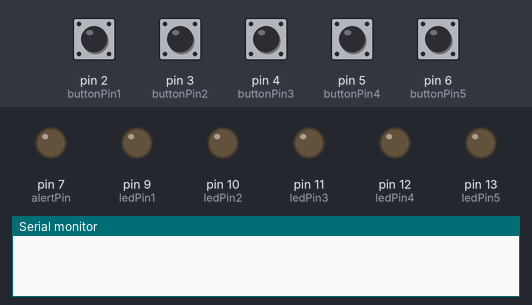
Bench run of a sketch on a simulated Arduino Uno, built with avr-gcc and run on an emulated ATmega328P. Parts: output pins drawn as LEDs (lit = HIGH), the last lines printed to the serial monitor. Dashed ring = blinking. Inputs (shaded band) come from the test bench; at power-on: pin 2 (buttonPin1), pin 3 (buttonPin2), pin 4 (buttonPin3), pin 5 (buttonPin4), pin 6 (buttonPin5) LOW.

Above: at 8.3 s.
8.4 s: pin 3 (buttonPin2) pulled HIGH for 0.15 s
At 11.13 s:
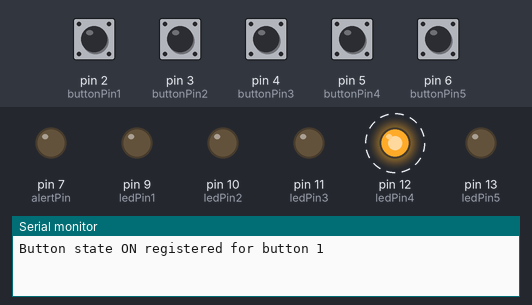
At 11.88 s:
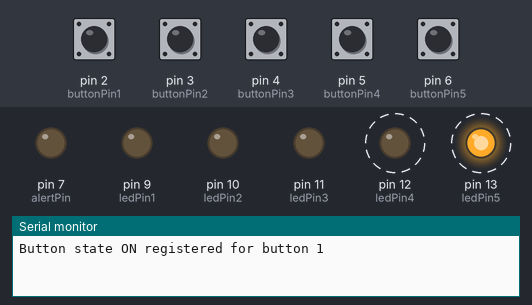
Timing chart, 0 to 17.3 s (numbered marks = the images above; inputs shaded):
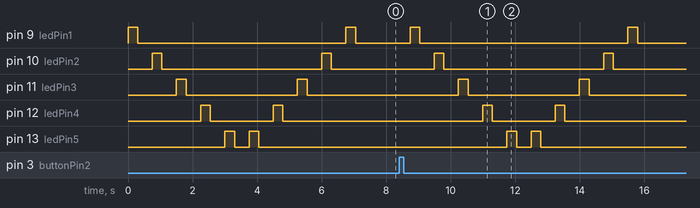

Measured:
- after the input at 8.4 s, pin 9 (ledPin1): alternates HIGH for 0.30 s and LOW for 6.5 s, starting after 0.34 s; pin 10 (ledPin2): alternates HIGH for 0.30 s and LOW for 5.0 s, starting after 1.1 s
- by itself, pin 9 (ledPin1): alternates HIGH for 0.30 s and LOW for 6.5 s
- by itself, pin 10 (ledPin2): alternates HIGH for 0.30 s and LOW for 5.0 s
- by itself, pin 11 (ledPin3): alternates HIGH for 0.30 s and LOW for 3.5 s
- by itself, pin 12 (ledPin4): alternates HIGH for 0.30 s and LOW for 2.0 s, 4 changes in all, then stays LOW

The sketch:

Simon2.ino
```cpp
#define MAX_CHALLENGE_LENGTH  10      // maximum number of elements in sequence array
#define SOUND_CORRECT 0       // mode control to command audio sound signifying correct response
#define SOUND_INCORRECT 1     // mode control to command audio sound signifying correct response
#define SOUND_SUCCESSFUL_ROUND 2  // audio to signify successful round
#define END_OF_CHALLENGE_FLAG 99  // signifies end of challenge array
#define NUM_BUTTONS 5             // number of player buttons

  int iReading1 = 0;
  int iReading2 = 0;
  int iReading3 = 0;
  int iReading4 = 0;
  int iReading5 = 0;

  int iPrevReading1 = 0;
  int iPrevReading2 = 0;
  int iPrevReading3 = 0;
  int iPrevReading4 = 0;
  int iPrevReading5 = 0;

  int iResponseIndex = 0;

int buttonPins[NUM_BUTTONS] = {2, 3, 4, 5, 6};
const int ledPins[NUM_BUTTONS] = {9, 10, 11, 12, 13};


// constants won't change. They're used here to set pin numbers:
const int buttonPin1 = 2;     // the number of the pushbutton pin
const int buttonPin2 = 3;     // the number of the pushbutton pin
const int buttonPin3 = 4;     // the number of the pushbutton pin
const int buttonPin4 = 5;     // the number of the pushbutton pin
const int buttonPin5 = 6;     // the number of the pushbutton pin

const int alertPin = 7;       // sonalert
const int ledPin1 =  9;      // the number of the LED pin
const int ledPin2 =  10;      // the number of the LED pin
const int ledPin3 =  11;      // the number of the LED pin
const int ledPin4 =  12;      // the number of the LED pin
const int ledPin5 =  13;      // the number of the LED pin


const unsigned int debounceDelay = 150;
int challengeSequence[MAX_CHALLENGE_LENGTH+1];           //light sequence array, reserve one space for end flag

int iResponses[MAX_CHALLENGE_LENGTH];         // array to hold sequence of responses


unsigned long PositiveTransitionTime1;      // point in time where transition was detected
unsigned long PositiveTransitionTime2;      // point in time where transition was detected
unsigned long PositiveTransitionTime3;      // point in time where transition was detected
unsigned long PositiveTransitionTime4;      // point in time where transition was detected
unsigned long PositiveTransitionTime5;      // point in time where transition was detected


unsigned long previousMillis1 = 0;   // save point in time
unsigned long previousMillis2 = 0;   // save point in time
unsigned long previousMillis3 = 0;   // save point in time
unsigned long previousMillis4 = 0;   // save point in time
unsigned long previousMillis5 = 0;   // save point in time


// variables will change:
int button1State = 0;         // variable for reading the pushbutton status
int button2State = 0;         // variable for reading the pushbutton status
int button3State = 0;         // variable for reading the pushbutton status
int button4State = 0;         // variable for reading the pushbutton status
int button5State = 0;         // variable for reading the pushbutton status

bool bDisplaySeqn = true;     // displays light sequence when true, waits for response when false


bool bButton1 = false;
bool bButton2 = false;
bool bButton3 = false;
bool bButton4 = false;
bool bButton5 = false;


struct ResponseStruct{
  int iReading;
  int iPrevReading;
  unsigned long PositiveTransitionTime;
  unsigned long PreviousMillis;
  bool bButtonState;
};

ResponseStruct Responses[MAX_CHALLENGE_LENGTH];


void setup() {
  // initialize the LED pins as an output:
  pinMode(ledPin1, OUTPUT);
  pinMode(ledPin2, OUTPUT);
  pinMode(ledPin3, OUTPUT);
  pinMode(ledPin4, OUTPUT);
  pinMode(ledPin5, OUTPUT);

  pinMode(alertPin, OUTPUT);

  // initialize the pushbutton pin as an input:
  pinMode(buttonPin1, INPUT);
  pinMode(buttonPin2, INPUT);
  pinMode(buttonPin3, INPUT);
  pinMode(buttonPin4, INPUT);
  pinMode(buttonPin5, INPUT);

  Serial.begin(9600);
}

void loop() {

  if (bDisplaySeqn){
    // setup sequence
    for(int i = 0; i < MAX_CHALLENGE_LENGTH + 1; i++) challengeSequence[i] = END_OF_CHALLENGE_FLAG;
    challengeSequence[0] = ledPin1;
    challengeSequence[1] = ledPin2;
    challengeSequence[2] = ledPin3;
    challengeSequence[3] = ledPin4;
    challengeSequence[4] = ledPin5;
    challengeSequence[5] = ledPin5;
    challengeSequence[6] = ledPin4;
    challengeSequence[7] = ledPin3;
    challengeSequence[8] = ledPin2;
    challengeSequence[9] = ledPin1;

    // display sequence
    DisplaySequence(challengeSequence, 300);
    bDisplaySeqn = false;

    // prepare to receive responses
    iResponseIndex = 0;     // initialize index which stores series of responses

    // initialize button response booleans
    /**
    bButton1 = false;
    bButton2 = false;
    bButton3 = false;
    bButton4 = false;
    bButton5 = false;
    **/

    for(int i = 0; i<NUM_BUTTONS; i++) Responses[i].bButtonState = false;


  }
  else
  {
  // wait for response

  // read the state of the pushbuttons
  iReading1 = digitalRead(buttonPin1);
  iReading2 = digitalRead(buttonPin2);
  iReading3 = digitalRead(buttonPin3);
  iReading4 = digitalRead(buttonPin4);
  iReading5 = digitalRead(buttonPin5);


for(int j = 0; j<NUM_BUTTONS; j++)
{

  /*
   * Process Buttons
   *
   */
  Responses[j].iReading = digitalRead(buttonPins[j]);
  if ((Responses[j].iReading == HIGH) && (Responses[j].iPrevReading == LOW)) {
    // get time of newly detected high state
    Responses[j].PositiveTransitionTime = millis();
  }
  // button has been pushed for at least one cycle,  accumulate time until we reach threshold
  else if ((Responses[j].iReading == HIGH) && (Responses[j].iPrevReading == HIGH)){
    if (((millis() - Responses[j].PositiveTransitionTime) > debounceDelay && (Responses[j].bButtonState == false))) {
         Responses[j].bButtonState = true;
         Serial.print("Button state ON registered for button ");
         Serial.println(j);
         if(iResponseIndex < MAX_CHALLENGE_LENGTH){
          iResponses[iResponseIndex] = ledPins[j];             // record activation of button
          if(challengeSequence[iResponseIndex] == ledPins[j]){  // Requested button matches button played
            SoundFeedback(SOUND_CORRECT);                   // provide affirmative sound
            digitalWrite(ledPins[j], HIGH);                    // light LED
          }
          else{
            SoundFeedback(SOUND_INCORRECT);
            bDisplaySeqn = true;                            // player fails this round, redisplay challenge
          }
          // we have a response
          iResponseIndex++;                                 // prepare to store next response
         }
         else
         {
            // guard against this...
            Serial.println("MAX_CHALLENGE_LENGTH exceeded");
            SoundFeedback(SOUND_INCORRECT);
            SoundFeedback(SOUND_INCORRECT);
            SoundFeedback(SOUND_INCORRECT);
         }
    }
  }
  else if ((Responses[j].iReading == LOW) && (Responses[j].iPrevReading == HIGH)){
    Responses[j].bButtonState = false;      // player has released the button, reset to allow it to be registered again
    digitalWrite(ledPins[j], LOW);                    // extinguish LED
    // check for end of sequence
    if(challengeSequence[iResponseIndex] == END_OF_CHALLENGE_FLAG) bDisplaySeqn = true;  // exit responses and display new challenge
  }

  Responses[j].iPrevReading = Responses[j].iReading;  // save current reading as previous
 }


/********************************************************

  // process button 1
  if ((iReading1 == HIGH) && (iPrevReading1 == LOW)) {
    // get time of newly detected high state
    PositiveTransitionTime1 = millis();
  }
  // button has been pushed for at least one cycle,  accumulate time until we reach threshold
  else if ((iReading1 == HIGH) && (iPrevReading1 == HIGH)){
    if (((millis() - PositiveTransitionTime1) > debounceDelay && (bButton1 == false))) {
         bButton1 = true;
         Serial.println("Button 1 ON state registered");
         if(iResponseIndex < MAX_CHALLENGE_LENGTH){
          iResponses[iResponseIndex] = ledPin1;             // record activation of button
          if(challengeSequence[iResponseIndex] == ledPin1){  // Requested button matches button played
            SoundFeedback(SOUND_CORRECT);                   // provide affirmative sound
            digitalWrite(ledPin1, HIGH);                    // light LED
          }
          else{
            SoundFeedback(SOUND_INCORRECT);
            bDisplaySeqn = true;                            // player fails this round, redisplay challenge
          }
          // we have a response
          iResponseIndex++;                                 // prepare to store next response
         }
         else
         {
            // guard against this...
            Serial.println("MAX_CHALLENGE_LENGTH exceeded");
            SoundFeedback(SOUND_INCORRECT);
            SoundFeedback(SOUND_INCORRECT);
            SoundFeedback(SOUND_INCORRECT);
         }
    }
  }
  else if ((iReading1 == LOW) && (iPrevReading1 == HIGH)){
    bButton1 = false;      // player has released the button, reset to allow it to be registered again
    digitalWrite(ledPin1, LOW);                    // extinguish LED
    // check for end of sequence
    if(challengeSequence[iResponseIndex] == END_OF_CHALLENGE_FLAG) bDisplaySeqn = true;  // exit responses and display new challenge
  }


  // process button 2
  if ((iReading2 == HIGH) && (iPrevReading2 == LOW)) {
    // get time of newly detected high state
    PositiveTransitionTime2 = millis();
  }
  // button has been pushed for at least one cycle,  accumulate time until we reach threshold
  else if ((iReading2 == HIGH) && (iPrevReading2 == HIGH)){
    if (((millis() - PositiveTransitionTime2) > debounceDelay && (bButton2 == false))) {
         bButton2 = true;
         Serial.println("Button 2 ON state registered");
         if(iResponseIndex < MAX_CHALLENGE_LENGTH){
          iResponses[iResponseIndex] = ledPin2;             // record activation of button
          if(challengeSequence[iResponseIndex] == ledPin2){  // Requested button matches button played
            SoundFeedback(SOUND_CORRECT);
            digitalWrite(ledPin2, HIGH);                    // light LED
          }
          else{
            SoundFeedback(SOUND_INCORRECT);
            bDisplaySeqn = true;                            // player fails this round, redisplay challenge
          }
          iResponseIndex++;                                 // prepare to store next response
         }
         else
         {
            // guard against this...
            Serial.println("MAX_CHALLENGE_LENGTH exceeded");
            SoundFeedback(SOUND_INCORRECT);
            SoundFeedback(SOUND_INCORRECT);
            SoundFeedback(SOUND_INCORRECT);
         }
    }
  }
  else if ((iReading2 == LOW) && (iPrevReading2 == HIGH)){
    bButton2 = false;      // player has released the button, reset to allow it to be registered again
    digitalWrite(ledPin2, LOW);                    // extinguish LED
    // check for end of sequence
    if(challengeSequence[iResponseIndex] == END_OF_CHALLENGE_FLAG) bDisplaySeqn = true;  // exit responses and display new challenge

  }


  // process button 3
  if ((iReading3 == HIGH) && (iPrevReading3 == LOW)) {
    // get time of newly detected high state
    PositiveTransitionTime3 = millis();
  }
  // button has been pushed for at least one cycle,  accumulate time until we reach threshold
  else if ((iReading3 == HIGH) && (iPrevReading3 == HIGH)){
    if (((millis() - PositiveTransitionTime3) > debounceDelay && (bButton3 == false))) {
         bButton3 = true;
         Serial.println("Button 3 ON state registered");
         if(iResponseIndex < MAX_CHALLENGE_LENGTH){
          iResponses[iResponseIndex] = ledPin3;             // record activation of button
          if(challengeSequence[iResponseIndex] == ledPin3){  // Requested button matches button played
            SoundFeedback(SOUND_CORRECT);
            digitalWrite(ledPin3, HIGH);                    // light LED
          }
          else{
            SoundFeedback(SOUND_INCORRECT);
            bDisplaySeqn = true;                            // player fails this round, redisplay challenge
          }
          iResponseIndex++;                                 // prepare to store next response
         }
         else
         {
            // guard against this...
            Serial.println("MAX_CHALLENGE_LENGTH exceeded");
            SoundFeedback(SOUND_INCORRECT);
            SoundFeedback(SOUND_INCORRECT);
            SoundFeedback(SOUND_INCORRECT);
         }
    }
  }
  else if ((iReading3 == LOW) && (iPrevReading3 == HIGH)){
    bButton3 = false;                 // player has released the button, reset to allow it to be registered again
    digitalWrite(ledPin3, LOW);       // extinguish LED
    // check for end of sequence
    if(challengeSequence[iResponseIndex] == END_OF_CHALLENGE_FLAG) bDisplaySeqn = true;  // exit responses and display new challenge
  }


  // process button 4
  if ((iReading4 == HIGH) && (iPrevReading4 == LOW)) {
    // get time of newly detected high state
    PositiveTransitionTime4 = millis();
  }
  // button has been pushed for at least one cycle,  accumulate time until we reach threshold
  else if ((iReading4 == HIGH) && (iPrevReading4 == HIGH)){
    if (((millis() - PositiveTransitionTime4) > debounceDelay && (bButton4 == false))) {
         bButton4 = true;
         Serial.println("Button 4 ON state registered");
         if(iResponseIndex < MAX_CHALLENGE_LENGTH){
          iResponses[iResponseIndex] = ledPin4;             // record activation of button
          if(challengeSequence[iResponseIndex] == ledPin4){  // Requested button matches button played
            SoundFeedback(SOUND_CORRECT);
            digitalWrite(ledPin4, HIGH);                    // light LED
          }
          else{
            SoundFeedback(SOUND_INCORRECT);
            bDisplaySeqn = true;                            // player fails this round, redisplay challenge
          }
          iResponseIndex++;                                 // prepare to store next response
         }
         else
         {
            // guard against this...
            Serial.println("MAX_CHALLENGE_LENGTH exceeded");
            SoundFeedback(SOUND_INCORRECT);
            SoundFeedback(SOUND_INCORRECT);
            SoundFeedback(SOUND_INCORRECT);
         }
    }
  }
  else if ((iReading4 == LOW) && (iPrevReading4 == HIGH)){
    bButton4 = false;             // player has released the button, reset to allow it to be registered again
    digitalWrite(ledPin4, LOW);                    // extinguish LED
    // check for end of sequence
    if(challengeSequence[iResponseIndex] == END_OF_CHALLENGE_FLAG) bDisplaySeqn = true;  // exit responses and display new challenge
  }


  // process button 5
  if ((iReading5 == HIGH) && (iPrevReading5 == LOW)) {
    // get time of newly detected high state
    PositiveTransitionTime5 = millis();
  }
  // button has been pushed for at least one cycle,  accumulate time until we reach threshold
  else if ((iReading5 == HIGH) && (iPrevReading5 == HIGH)){
    if (((millis() - PositiveTransitionTime5) > debounceDelay && (bButton5 == false))) {
         bButton5 = true;
         Serial.println("Button 5 ON state registered");
         if(iResponseIndex < MAX_CHALLENGE_LENGTH){
          iResponses[iResponseIndex] = ledPin5;             // record activation of button
          if(challengeSequence[iResponseIndex] == ledPin5){  // Requested button matches button played
            SoundFeedback(SOUND_CORRECT);
            digitalWrite(ledPin5, HIGH);                    // light LED
          }
          else{
            SoundFeedback(SOUND_INCORRECT);
            bDisplaySeqn = true;                            // player fails this round, redisplay challenge
          }
          iResponseIndex++;                                 // prepare to store next response
         }
         else
         {
            // guard against this...
            Serial.println("MAX_CHALLENGE_LENGTH exceeded");
            SoundFeedback(SOUND_INCORRECT);
            SoundFeedback(SOUND_INCORRECT);
            SoundFeedback(SOUND_INCORRECT);
         }
    }
  }
  else if ((iReading5 == LOW) && (iPrevReading5 == HIGH)){
    bButton5 = false;             // player has released the button, reset to allow it to be registered again
    digitalWrite(ledPin5, LOW);                    // extinguish LED
    // check for end of sequence
    if(challengeSequence[iResponseIndex] == END_OF_CHALLENGE_FLAG) bDisplaySeqn = true;  // exit responses and display new challenge
    }

  // save current pushbutton state as previous state for comparison during next cycle
  iPrevReading1 = iReading1;
  iPrevReading2 = iReading2;
  iPrevReading3 = iReading3;
  iPrevReading4 = iReading4;
  iPrevReading5 = iReading5;


  *********************/
  }


}

void DisplaySequence(int challengeElements[], int iDuration)
{
  int i = 0;
  while(challengeElements[i] != END_OF_CHALLENGE_FLAG)
  {
    digitalWrite(challengeElements[i], HIGH);
    delay(iDuration);
    digitalWrite(challengeElements[i], LOW);
    delay(iDuration * 1.5);
    i++;
  }
}

void SoundFeedback(int iMode)
{
  switch(iMode)
  {
    case SOUND_CORRECT:
      digitalWrite(alertPin, HIGH);
      delay(10);
      digitalWrite(alertPin, LOW);
      break;

    case SOUND_INCORRECT:
      for(int i = 0;i<9;i++)
      {
      digitalWrite(alertPin, HIGH);
      delay(6);
      digitalWrite(alertPin, LOW);
      delay(15);
      }
      break;

    case SOUND_SUCCESSFUL_ROUND:
      for(int i = 0;i<3;i++)
      {
      digitalWrite(alertPin, HIGH);
      delay(10);
      digitalWrite(alertPin, LOW);
      delay(15);
      }
      break;

    default:
      break;
  }

}
```
